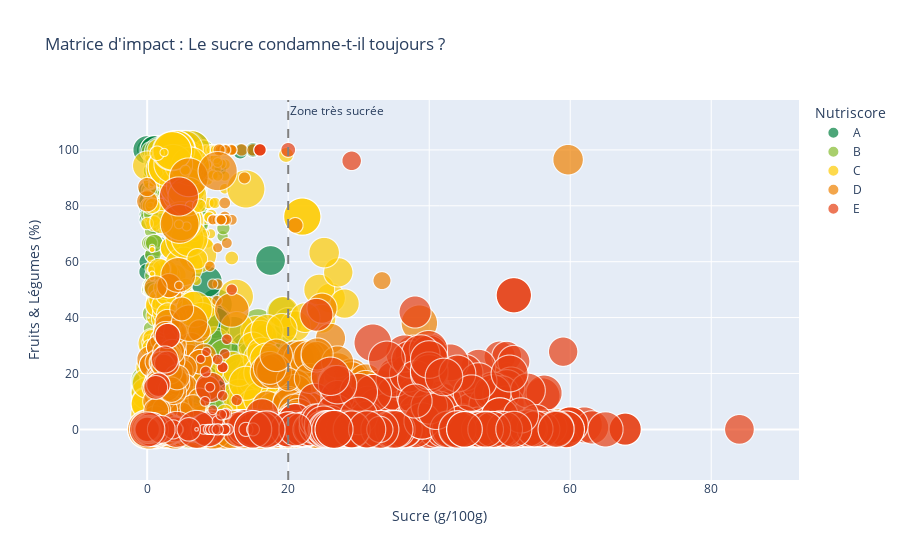

Here is the notebook cell this chart was saved with:
### Code cell
impact_matrix_sugar(df_final).show()

### Figure 1 — Plotly figure (JSON) as saved in the notebook; plotly's stock layout.template omitted (floating-point values rounded to 4 significant figures; data arrays with more than 128 entries replaced by an {"elided": "..."} marker saying what was removed)
{"data": [{"customdata": {"elided": "669x2 str values"}, "hovertemplate": "<b>%{hovertext}</b><br><br>Nutriscore=A<br>Sucre (g/100g)=%{x}<br>Fruits & Légumes (%)=%{y}<br>Energie=%{marker.size}<br>Marque=%{customdata[0]}<br>Category_Label=%{customdata[1]}<extra></extra>", "hovertext": {"elided": "669 str values"}, "legendgroup": "A", "marker": {"color": "#038141", "size": {"elided": "669 float values"}, "sizemode": "area", "sizeref": 0.41, "symbol": "circle"}, "mode": "markers", "name": "A", "showlegend": true, "type": "scattergl", "x": {"elided": "669 float values"}, "xaxis": "x", "y": {"elided": "669 float values"}, "yaxis": "y"}, {"customdata": {"elided": "336x2 str values"}, "hovertemplate": "<b>%{hovertext}</b><br><br>Nutriscore=B<br>Sucre (g/100g)=%{x}<br>Fruits & Légumes (%)=%{y}<br>Energie=%{marker.size}<br>Marque=%{customdata[0]}<br>Category_Label=%{customdata[1]}<extra></extra>", "hovertext": {"elided": "336 str values"}, "legendgroup": "B", "marker": {"color": "#85BB2F", "size": {"elided": "336 float values"}, "sizemode": "area", "sizeref": 0.41, "symbol": "circle"}, "mode": "markers", "name": "B", "showlegend": true, "type": "scattergl", "x": {"elided": "336 float values"}, "xaxis": "x", "y": {"elided": "336 float values"}, "yaxis": "y"}, {"customdata": {"elided": "829x2 str values"}, "hovertemplate": "<b>%{hovertext}</b><br><br>Nutriscore=C<br>Sucre (g/100g)=%{x}<br>Fruits & Légumes (%)=%{y}<br>Energie=%{marker.size}<br>Marque=%{customdata[0]}<br>Category_Label=%{customdata[1]}<extra></extra>", "hovertext": {"elided": "829 str values"}, "legendgroup": "C", "marker": {"color": "#FECB02", "size": {"elided": "829 float values"}, "sizemode": "area", "sizeref": 0.41, "symbol": "circle"}, "mode": "markers", "name": "C", "showlegend": true, "type": "scattergl", "x": {"elided": "829 float values"}, "xaxis": "x", "y": {"elided": "829 float values"}, "yaxis": "y"}, {"customdata": {"elided": "601x2 str values"}, "hovertemplate": "<b>%{hovertext}</b><br><br>Nutriscore=D<br>Sucre (g/100g)=%{x}<br>Fruits & Légumes (%)=%{y}<br>Energie=%{marker.size}<br>Marque=%{customdata[0]}<br>Category_Label=%{customdata[1]}<extra></extra>", "hovertext": {"elided": "601 str values"}, "legendgroup": "D", "marker": {"color": "#EE8100", "size": {"elided": "601 float values"}, "sizemode": "area", "sizeref": 0.41, "symbol": "circle"}, "mode": "markers", "name": "D", "showlegend": true, "type": "scattergl", "x": {"elided": "601 float values"}, "xaxis": "x", "y": {"elided": "601 float values"}, "yaxis": "y"}, {"customdata": {"elided": "545x2 str values"}, "hovertemplate": "<b>%{hovertext}</b><br><br>Nutriscore=E<br>Sucre (g/100g)=%{x}<br>Fruits & Légumes (%)=%{y}<br>Energie=%{marker.size}<br>Marque=%{customdata[0]}<br>Category_Label=%{customdata[1]}<extra></extra>", "hovertext": {"elided": "545 str values"}, "legendgroup": "E", "marker": {"color": "#E63E11", "size": {"elided": "545 float values"}, "sizemode": "area", "sizeref": 0.41, "symbol": "circle"}, "mode": "markers", "name": "E", "showlegend": true, "type": "scattergl", "x": {"elided": "545 float values"}, "xaxis": "x", "y": {"elided": "545 float values"}, "yaxis": "y"}], "layout": {"annotations": [{"showarrow": false, "text": "Zone très sucrée", "x": 20, "xanchor": "left", "xref": "x", "y": 1, "yanchor": "top", "yref": "y domain"}], "legend": {"itemsizing": "constant", "title": {"text": "Nutriscore"}, "tracegroupgap": 0}, "shapes": [{"line": {"color": "gray", "dash": "dash"}, "type": "line", "x0": 20, "x1": 20, "xref": "x", "y0": 0, "y1": 1, "yref": "y domain"}], "title": {"text": "Matrice d'impact : Le sucre condamne-t-il toujours ?"}, "xaxis": {"anchor": "y", "domain": [0, 1], "title": {"text": "Sucre (g/100g)"}}, "yaxis": {"anchor": "x", "domain": [0, 1], "title": {"text": "Fruits & Légumes (%)"}}}}
